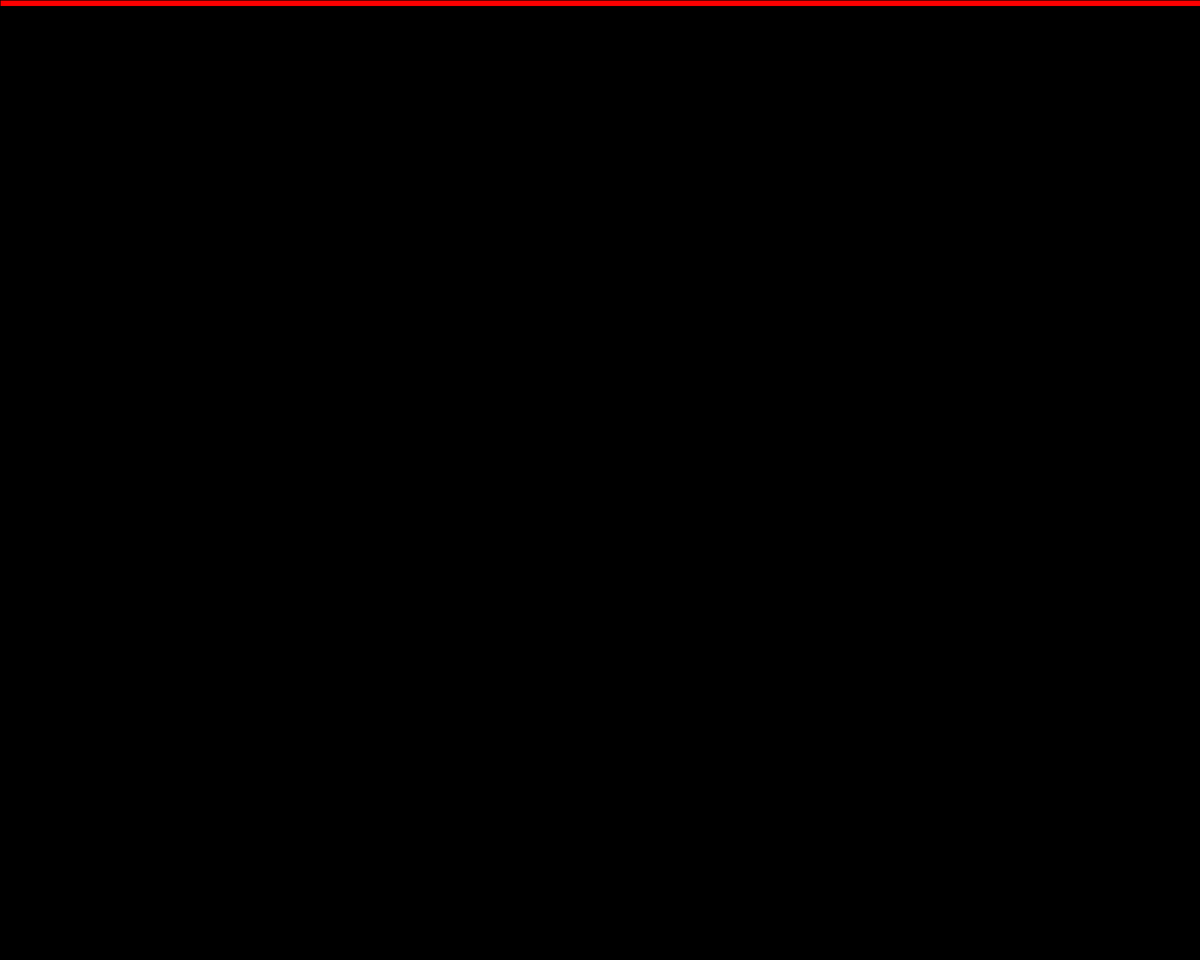
Frame 1 (no input)
Frame 60 (the mouse pressed at the canvas centre just before this capture): identical to frame 1, image omitted
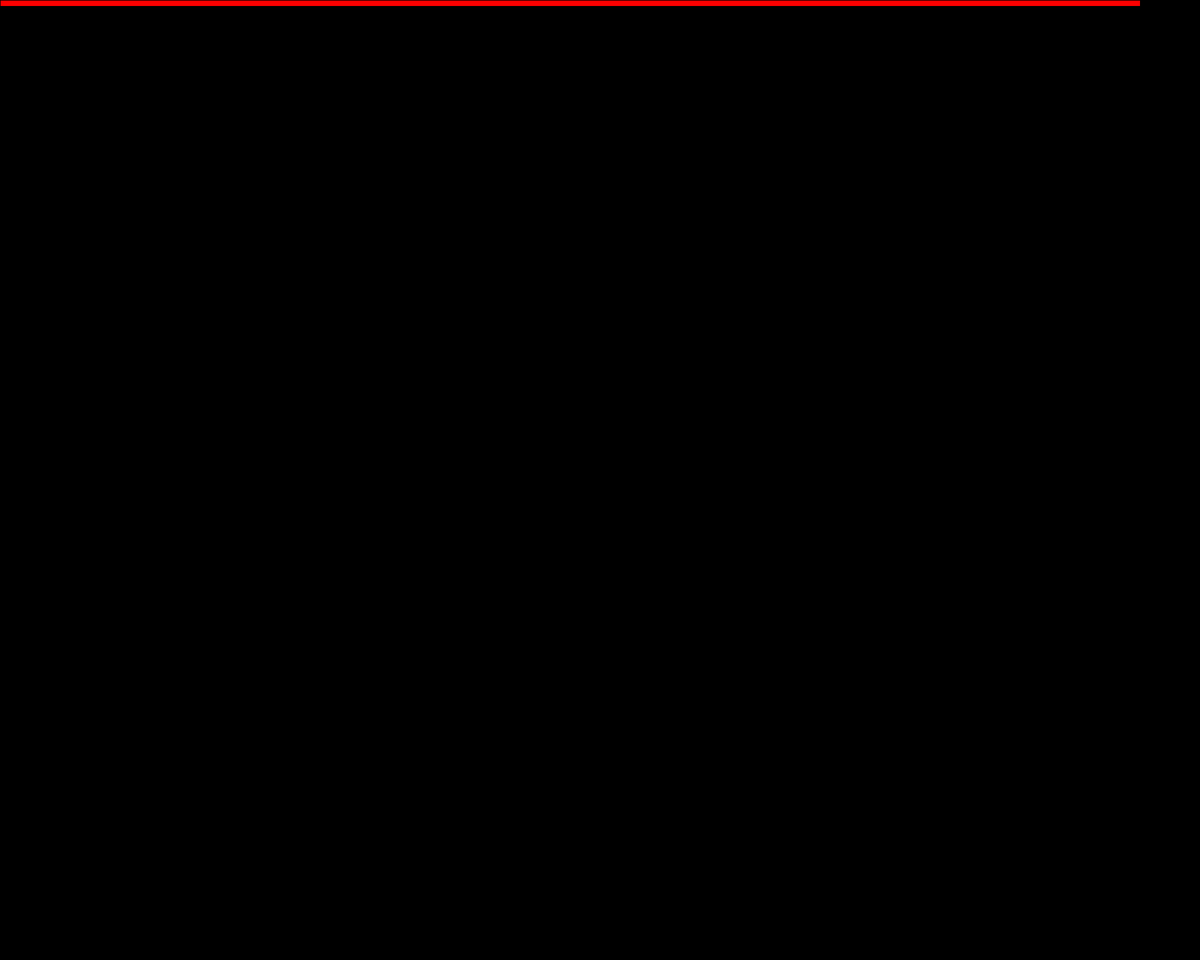
Frame 120 (the mouse held since frame 60 and released just before this capture)

The Processing sketch that drew these frames (run headless with seeded random() and noise(); from frame 60 on, the mouse is pressed at the canvas centre):

// Processing sketch: Game_draft
// ── Game_draft.pde
int health;
float healthX;
float healthY = 10;

void setup() {
  size (2000, 1600);
  health = 100;
}

void draw() {
  background(0); //change to the image u want
  int xp = constrain (health, 0, 100);
  println(xp);
  healthX = width * health/100;

  if (health <=50 && health >15) { //change of color when the health decreases
    fill (255, 255, 0);
  } else if (health <= 15) {
    fill (0, 0, 255);
  } else {
    fill(255, 0, 0);
  }
  //healthY = constrain (healthY, 0 , 100) + 10;
  rect(0, 0, healthX, healthY);
}

void mousePressed() {
  health -= 5;
}
